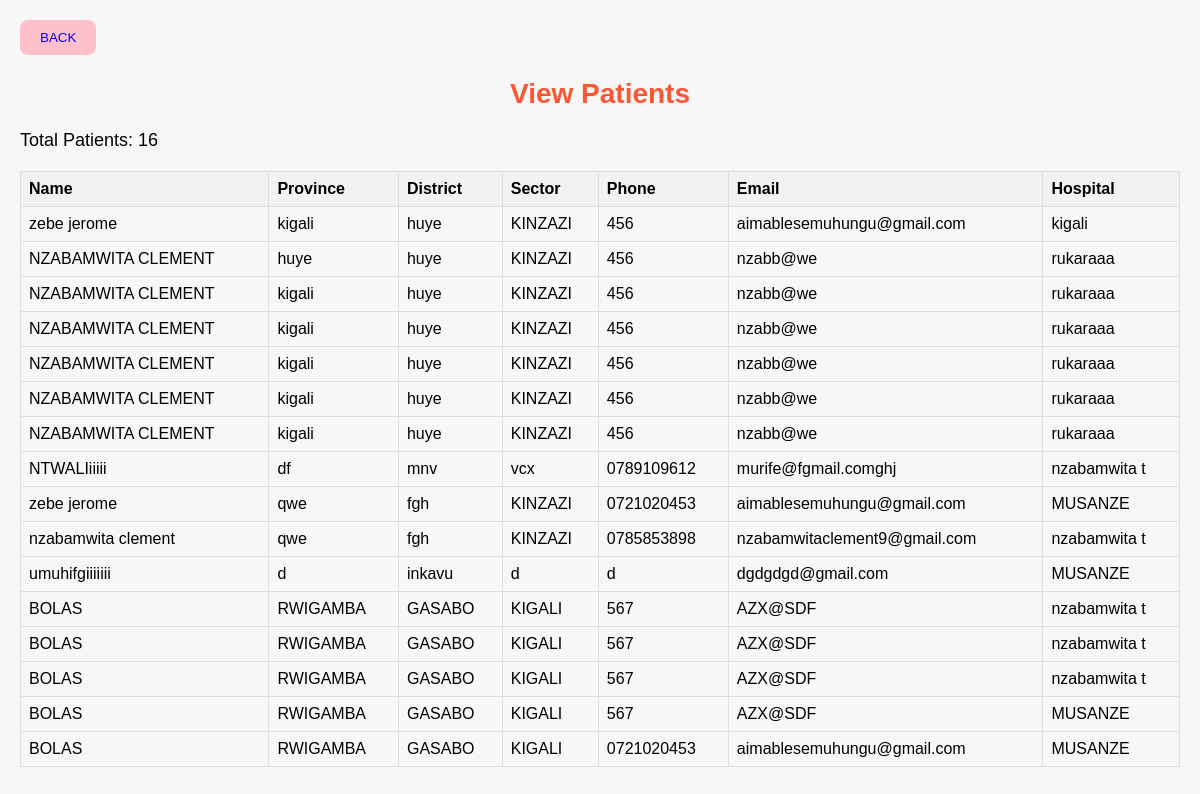
The page /healthyproject/viewpatients.php on the database its author committed.
### tables this page shows
CREATE TABLE `patient` (
  `id` int(11) NOT NULL,
  `name` varchar(255) NOT NULL,
  `province` varchar(255) NOT NULL,
  `district` varchar(255) NOT NULL,
  `sector` varchar(255) NOT NULL,
  `phone` varchar(20) NOT NULL,
  `email` varchar(255) NOT NULL,
  `hospital` varchar(255) NOT NULL
);

### healthyproject/viewpatients.php (the view, shortened to what this page needs)
<?php
$servername = "localhost";
$username = "root";
$password = "";
$dbname = "health";
$conn = new mysqli($servername, $username, $password, $dbname);
$sql = "SELECT * FROM patient";
$result = $conn->query($sql);
$numPatients = $result->num_rows;
?>
<!DOCTYPE html>
<html>
<head>
</head>
<body>
    <div class="button">
<div div class="button-container">
<a href="dashboard.php">
<button class="custom-button">BACK </button>
</a>
    <h2>View Patients</h2>
    <p>Total Patients: <?php echo $numPatients; ?></p>
    <table>
        <tr>
            <th>Name</th>
            <th>Province</th>
            <th>District</th>
            <th>Sector</th>
            <th>Phone</th>
            <th>Email</th>
            <th>Hospital</th>
        </tr>
        <?php
        if ($result->num_rows > 0) {
            while ($row = $result->fetch_assoc()) {
                echo "<tr>
                        <td>" . $row['name'] . "</td>
                        <td>" . $row['province'] . "</td>
                        <td>" . $row['district'] . "</td>
                        <td>" . $row['sector'] . "</td>
                        <td>" . $row['phone'] . "</td>
                        <td>" . $row['email'] . "</td>
                        <td>" . $row['hospital'] . "</td>
                    </tr>";
            }
        } else {
            echo "<tr><td colspan='7'>No patients found</td></tr>";
        }
        ?>
    </table>
</body>
</html>

### healthyproject/viewpatients.php (style rules this page uses)
body { font-family: Arial, sans-serif; background-color: #f7f7f7; margin: 0; padding: 20px; }
h2 { color: #FF5733; font-size: 28px; text-align: center; margin-bottom: 20px; }
p { font-size: 18px; margin-bottom: 20px; }
table { border-collapse: collapse; width: 100%; margin-top: 20px; }
th, td { border: 1px solid #ddd; padding: 12px; text-align: left; font-size: 16px; }
th { background-color: #f2f2f2; font-weight: bold; }
table { border-collapse: collapse; width: 100%; }
th, td { border: 1px solid #ddd; padding: 8px; text-align: left; }
th { background-color: #f2f2f2; }
.custom-button { border-radius: 8px; background-color: pink; color: blue; padding: 10px 20px; border: none; cursor: pointer position:fixed; }

### rows shown on the page
patient: name "zebe jerome", province "kigali", district "huye", sector "KINZAZI", phone "456", email "aimablesemuhungu@gmail.com", hospital "kigali"
patient: name "NZABAMWITA CLEMENT", province "huye", district "huye", sector "KINZAZI", phone "456", email "nzabb@we", hospital "rukaraaa"
patient: name "NZABAMWITA CLEMENT", province "kigali", district "huye", sector "KINZAZI", phone "456", email "nzabb@we", hospital "rukaraaa"
patient: name "NZABAMWITA CLEMENT", province "kigali", district "huye", sector "KINZAZI", phone "456", email "nzabb@we", hospital "rukaraaa"
patient: name "NZABAMWITA CLEMENT", province "kigali", district "huye", sector "KINZAZI", phone "456", email "nzabb@we", hospital "rukaraaa"
patient: name "NZABAMWITA CLEMENT", province "kigali", district "huye", sector "KINZAZI", phone "456", email "nzabb@we", hospital "rukaraaa"
patient: name "NZABAMWITA CLEMENT", province "kigali", district "huye", sector "KINZAZI", phone "456", email "nzabb@we", hospital "rukaraaa"
patient: name "NTWALIiiiii", province "df", district "mnv", sector "vcx", phone "0789109612", email "murife@fgmail.comghj", hospital "nzabamwita t"
patient: name "zebe jerome", province "qwe", district "fgh", sector "KINZAZI", phone "0721020453", email "aimablesemuhungu@gmail.com", hospital "MUSANZE"
patient: name "nzabamwita clement", province "qwe", district "fgh", sector "KINZAZI", phone "0785853898", email "nzabamwitaclement9@gmail.com", hospital "nzabamwita t"
patient: name "umuhifgiiiiiii", province "d", district "inkavu", sector "d", phone "d", email "dgdgdgd@gmail.com", hospital "MUSANZE"
patient: name "BOLAS", province "RWIGAMBA", district "GASABO", sector "KIGALI", phone "567", email "AZX@SDF", hospital "nzabamwita t"
patient: name "BOLAS", province "RWIGAMBA", district "GASABO", sector "KIGALI", phone "567", email "AZX@SDF", hospital "nzabamwita t"
patient: name "BOLAS", province "RWIGAMBA", district "GASABO", sector "KIGALI", phone "567", email "AZX@SDF", hospital "nzabamwita t"
patient: name "BOLAS", province "RWIGAMBA", district "GASABO", sector "KIGALI", phone "567", email "AZX@SDF", hospital "MUSANZE"
patient: name "BOLAS", province "RWIGAMBA", district "GASABO", sector "KIGALI", phone "0721020453", email "aimablesemuhungu@gmail.com", hospital "MUSANZE"

### other values the page prints
$numPatients "16"
